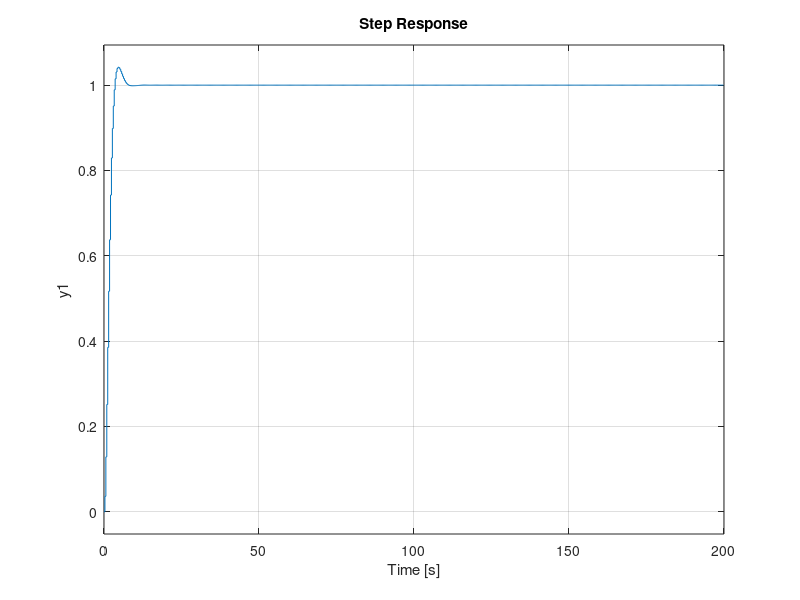

Write MATLAB code to recreate this figure. (Note: this script raises an error after producing the figure.)
%% Discrete Design of Pitch Controller 

%Plant
clear
G=tf(37.2021,[1 0.2830 2.7452])

zeta=0.7;
wn=1;

Ts=0.3; % Because t_r = 3 sec therefore  Ts < t_r/6

G0=c2d(G,Ts)
% z=tf('z')
% Ka= .0693*((z-.8433)/(z-0.8827))
% rlocus(Ka*G0)
pole(G0)
zero(G0)
rlocus(G0);
zgrid(zeta,wn*Ts);

%% ContolleR
K1=tf([1 -1.687 .9186],[1 -1.6208 .6208],Ts)
K=0.0227*K1
G1=series(G0,K)
rlocus(G1)

zgrid(zeta,wn*Ts);
Gcl = feedback(G1,1)

%Step response
step(Gcl,200)
stepinfo(Gcl)

%% Disturbance

Gdy=feedback(G0,K)
tfinal=400;
[yd,t]=step(Gdy,tfinal);

plot(t,yd,'*')
grid
xlabel('time (s)')
title('Response (y(n*Ts)) to step disturbance')
resp_dist=stepinfo(Gdy)
